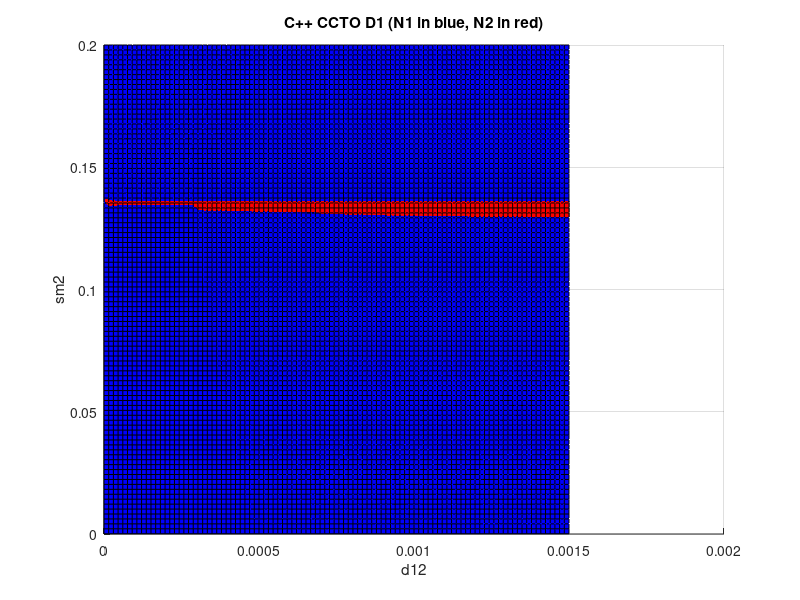

The MATLAB source for this figure:
function plot_cpp_cctoD1()    
    d12 = linspace(0, 0.0015, 100);
    sm2 = linspace(0.0001, 0.2, 100);
    
    N1_ans = dlmread('c++_cctoD1_N1.txt');
    N2_ans = dlmread('c++_cctoD1_N2.txt');    

    
    figure;
    hold on;
    grid on;
    h1 = surf(d12, sm2, N1_ans, 'FaceColor', 'blue');
    h2 = surf(d12, sm2, N2_ans, 'FaceColor', 'red');
    title('C++ CCTO D1 (N1 in blue, N2 in red)');
    xlabel('d12');
    ylabel('sm2');
    
    
    saveas(gcf, 'fig_cpp_cctoD1.jpg');
    
    
end
